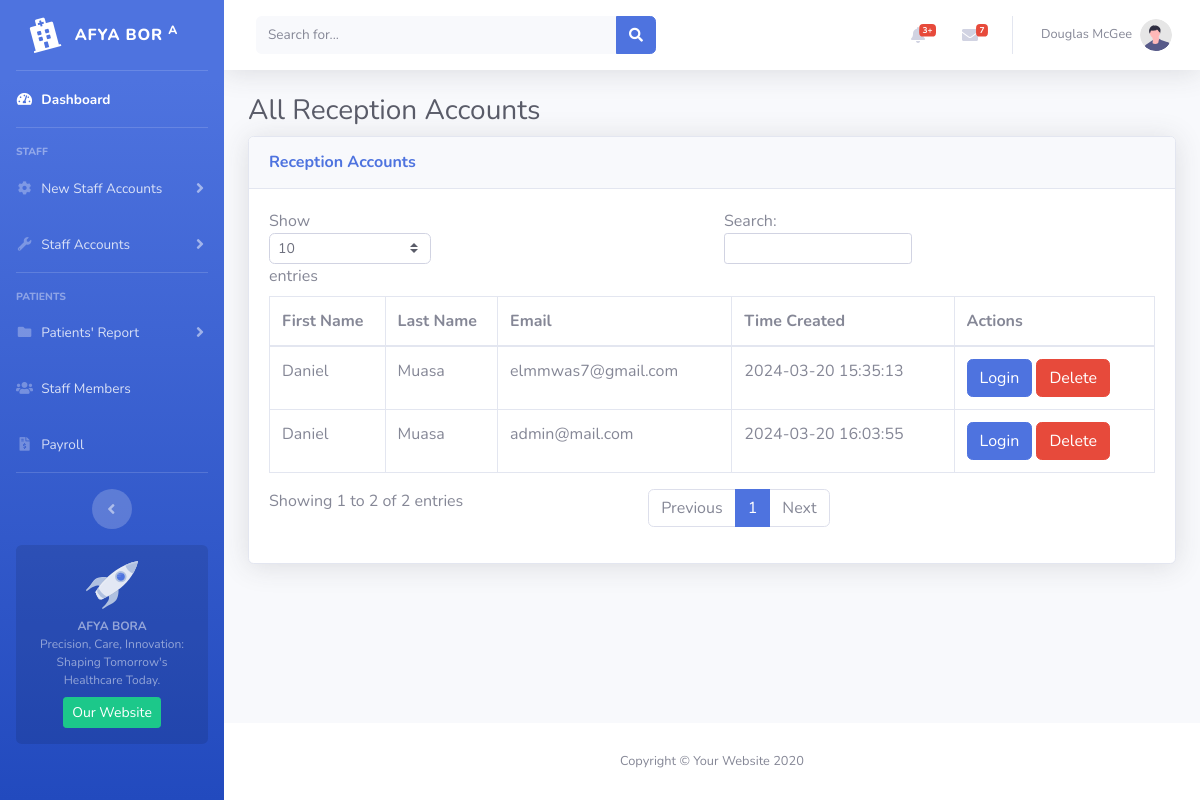
/control_account/receptioncontrol.php, run on an earlier commit of the app's database.
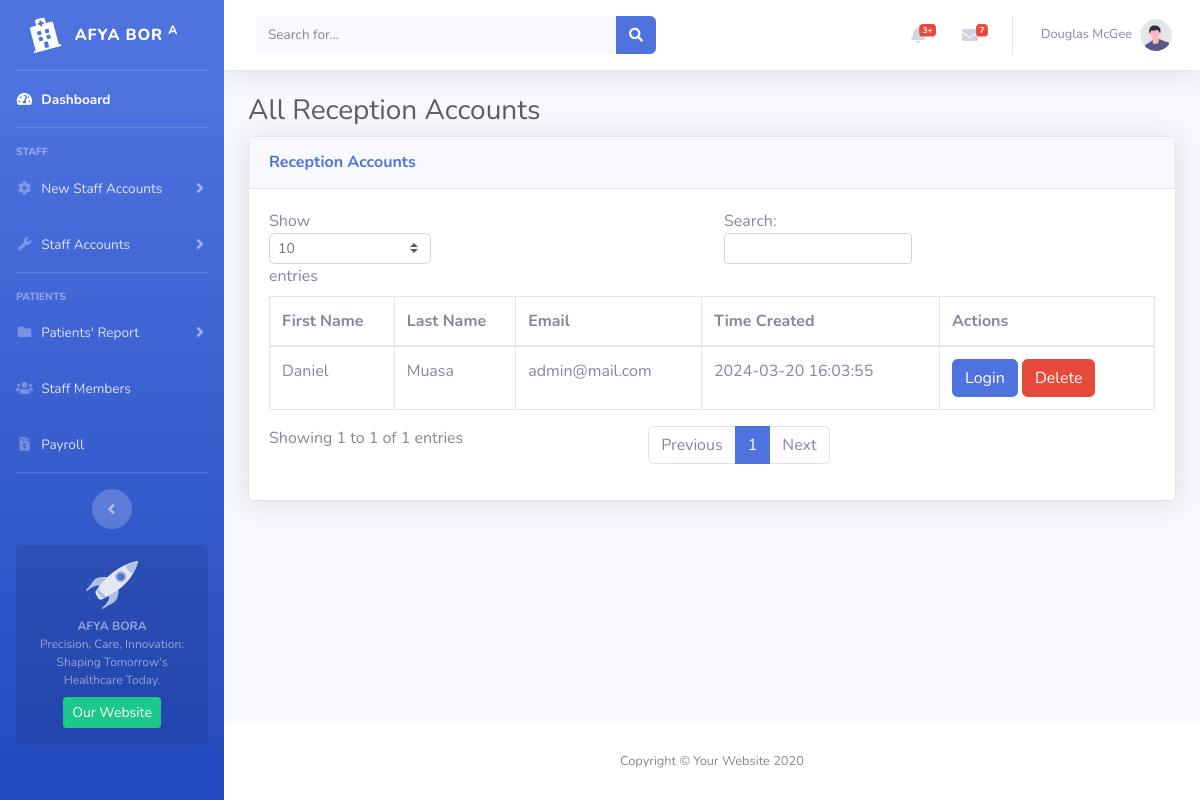
And on a later commit of the database.
### tables this page shows
CREATE TABLE `reception_users` (
  `id` int NOT NULL,
  `first_name` varchar(50) NOT NULL,
  `last_name` varchar(50) NOT NULL,
  `email` varchar(100) NOT NULL,
  `password` varchar(255) NOT NULL,
  `created_at` timestamp NULL DEFAULT CURRENT_TIMESTAMP
);

### control_account/receptioncontrol.php (the view, shortened to what the changed rows need)
<!DOCTYPE html>
<html lang="en">
<head>
    <link href="../vendor/fontawesome-free/css/all.min.css" rel="stylesheet" type="text/css">
    <link href="../css/sb-admin-2.min.css" rel="stylesheet">
</head>
<body id="page-top">
    <div id="wrapper">
        <div id="content-wrapper" class="d-flex flex-column">
            <div id="content">
                <div class="container-fluid">
                    <h1 class="h3 mb-2 text-gray-800">All Reception Accounts</h1>
                    <div class="card shadow mb-4">
                        <div class="card-body">
                            <div class="table-responsive">
                                <table class="table table-bordered" id="dataTable" width="100%" cellspacing="0">
                                    <thead>
                                    <?php
require('../database/config.php');
$sql = "SELECT * FROM reception_users";
$result = mysqli_query($conn, $sql);
if (mysqli_num_rows($result) > 0) {
    echo "<tr>";
    echo "<th>First Name</th>";
    echo "<th>Last Name</th>";
    echo "<th>Email</th>";
    echo "<th>Time Created</th>";
    echo "<th>Actions</th>";
    echo "</tr>";
    echo "</thead>";
    echo "<tbody>";
    while ($row = mysqli_fetch_assoc($result)) {
        echo "<tr>";
        echo "<td>" . $row['first_name'] . "</td>";
        echo "<td>" . $row['last_name'] . "</td>";
        echo "<td>" . $row['email'] . "</td>";
        echo "<td>" . $row['created_at'] . "</td>";
        echo '<td>
                <form method="post" onsubmit="return confirm(\'Are you sure you want to delete this record?\')">
                    <input type="hidden" name="delete_id" value="' . $row['id'] . '">
                    <button class="btn btn-primary" type="button" onclick="location.href=\'../reception/index.php\'">Login</button>
                    <button class="btn btn-danger" type="submit" name="delete">Delete</button>
                </form>
              </td>';
        echo "</tr>";
    }
    echo "</tbody>";
    echo "</table>";
} else {
    echo "No records found.";
}
?>
                            </div>
                        </div>
                    </div>
                </div>
            </div>
        </div>
    </div>
</body>
</html>

What changed in the data, as far as the page shows it:
removed reception_users: first_name "Daniel", last_name "Muasa", email "elmmwas7@gmail.com", created_at "2024-03-20 15:35:13"
Also different on the page:
text written by a page script: "Show entries Search: Showing 1 to 2 of 2 entries Previous 1 Next" → "Show entries Search: Showing 1 to 1 of 1 entries Previous 1 Next"
